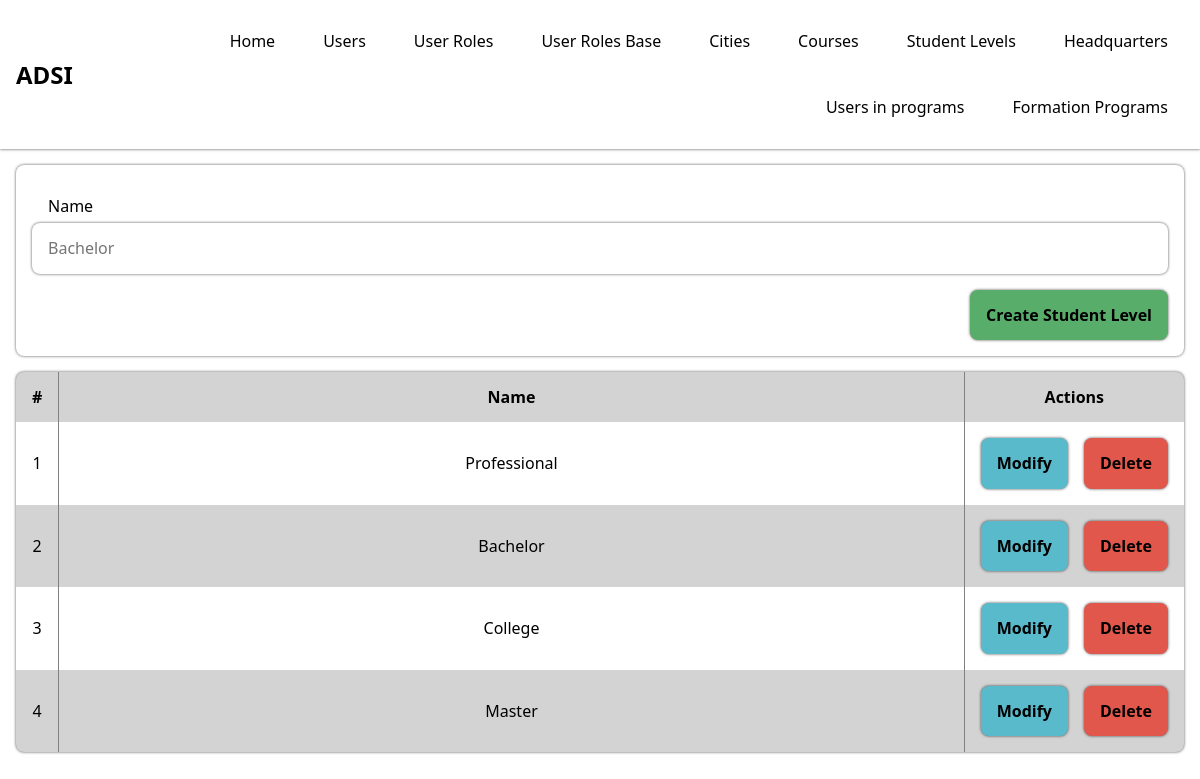
Screenshot of /student_levels.php with the database file from the repository.
### tables this page shows
CREATE TABLE `student_levels` (
  `id` int(11) NOT NULL,
  `name` varchar(255) NOT NULL
);

### php/function.php (called while the page is built, shortened)
<?php
function dbQuery($query)
{
  $connection = mysqli_connect("localhost", "slogive", "123456789", "courses_platform");
  $result = mysqli_query($connection, $query);
  return $result;
}

### student_levels.php (the view, shortened to what this page needs)
<!DOCTYPE html>
<html lang="es-CO">
<head>
  <?php
  include("./modules/head.php");
  include("./php/function.php");
  ?>
</head>
<body>
  <?php
  include("./modules/nav.php");
  ?>
  <main class="main">
    <form action="" method="post">
      <label for="name">Name</label>
      <input type="text" name="name" id="name" value="<?php echo isset($_GET['put']) ? $row->name : ''; ?>" placeholder="Bachelor">
      <div class="form_actions">
        <?php echo isset($_GET['put']) ?
          '<input type="submit" name="submit" value="Edit Student Level"><input onclick="cancel(\'student_levels\')" type="button" value="Cancel">'
          :
          '<input type="submit" name="submit" value="Create Student Level">'
        ?>
      </div>
    </form>
    <div class="table">
      <div class="body c3">
        <div class="header">#</div>
        <div class="header">Name</div>
        <div class="header">Actions</div>
        <?php
        $sql = "SELECT * FROM student_levels";
        $result = dbQuery($sql);
        while ($row = mysqli_fetch_object($result)) {
        ?>
          <div><?php echo $row->id ?></div>
          <div><?php echo $row->name ?></div>
          <div class="actions">
            <a href="student_levels?id=<?php echo $row->id ?>&put">
              Modify
            </a>
            <a href="student_levels?id=<?php echo $row->id ?>&delete">
              Delete
            </a>
          </div>
        <?php } ?>
      </div>
    </div>
  </main>
</body>
</html>

### styles/global.css (style rules this page uses)
html { line-height: 1.15; -webkit-text-size-adjust: 100%; }
body { margin: 0; min-height: 100vh; font-family: system-ui, -apple-system, BlinkMacSystemFont, "Segoe UI", Roboto, Oxygen, Ubuntu, Cantarell, "Open Sans", "Helvetica Neue", sans-serif, monospace; overflow-y: scroll; }
main { display: block; }
a { background-color: transparent; }
button, input, optgroup, select, textarea { font-family: inherit; font-size: 100%; line-height: 1.15; margin: 0; }
button, input { overflow: visible; }
button, [type=button], [type=reset], [type=submit] { -webkit-appearance: button; }
:root { --measure: 16px; }
@media screen and (min-width: 769px) { :root { --measure: 16px; } }
.main { display: grid; padding: var(--measure); gap: var(--measure); }
.main form { display: grid; padding: var(--measure); border-radius: 8px; -webkit-box-shadow: 0px 0px 3px 0px rgba(0, 0, 0, 0.7); -moz-box-shadow: 0px 0px 3px 0px rgba(0, 0, 0, 0.7); box-shadow: 0px 0px 3px 0px rgba(0, 0, 0, 0.7); }
.main form label { padding: 0 var(--measure); margin-top: var(--measure); margin-bottom: calc(var(--measure) / 2); }
.main form input { border: none; outline: none; padding: var(--measure); border-radius: 8px; -webkit-box-shadow: 0px 0px 3px 0px rgba(0, 0, 0, 0.7); -moz-box-shadow: 0px 0px 3px 0px rgba(0, 0, 0, 0.7); box-shadow: 0px 0px 3px 0px rgba(0, 0, 0, 0.7); }
.main form .form_actions { display: grid; grid-template-columns: repeat(2, min-content); justify-content: right; }
.main form .form_actions input[type=submit] { background: #59ad6a; }
.main form .form_actions input[type=submit], .main form .form_actions input[type=button] { padding: var(--measure); border-radius: 8px; outline: none; border: none; transition: all ease-in-out 150ms; margin-top: var(--measure); font-weight: bold; -webkit-box-shadow: 0px 0px 3px 0px rgba(0, 0, 0, 0.7); -moz-box-shadow: 0px 0px 3px 0px rgba(0, 0, 0, 0.7); box-shadow: 0px 0px 3px 0px rgba(0, 0, 0, 0.7); }
.main .table { display: grid; border-radius: 8px; -webkit-box-shadow: 0px 0px 3px 0px rgba(0, 0, 0, 0.7); -moz-box-shadow: 0px 0px 3px 0px rgba(0, 0, 0, 0.7); box-shadow: 0px 0px 3px 0px rgba(0, 0, 0, 0.7); }
.main .table .body { display: grid; overflow-x: scroll; overflow-y: hidden; border-radius: 8px; column-gap: 1px; background: gray; }
.main .table .body .header { font-weight: bold; }
.main .table .body div { display: grid; align-content: center; justify-content: center; padding: var(--measure); background: white; text-align: center; }
.main .table .body .actions { display: grid; gap: var(--measure); padding: var(--measure); grid-template-columns: repeat(2, auto); }
.main .table .body .actions a { text-decoration: none; transition: all ease-in-out 150ms; border-radius: 8px; color: black; padding: var(--measure); background: #f0f0f0; font-weight: bold; -webkit-box-shadow: 0px 0px 3px 0px rgba(0, 0, 0, 0.7); -moz-box-shadow: 0px 0px 3px 0px rgba(0, 0, 0, 0.7); box-shadow: 0px 0px 3px 0px rgba(0, 0, 0, 0.7); }
.main .table .body .actions a:first-of-type { background: #59bacc; }
.main .table .body .actions a:last-of-type { background: #e2574c; }
.main .table .c3 { grid-template-columns: min-content repeat(1, 1fr) min-content; }
.main .table .c3 div:nth-child(6n+1), .main .table .c3 div:nth-child(6n+2), .main .table .c3 div:nth-child(6n+3) { background: lightgray; }

### rows the page displays
student_levels: id "1", name "Professional"
student_levels: id "2", name "Bachelor"
student_levels: id "3", name "College"
student_levels: id "4", name "Master"
